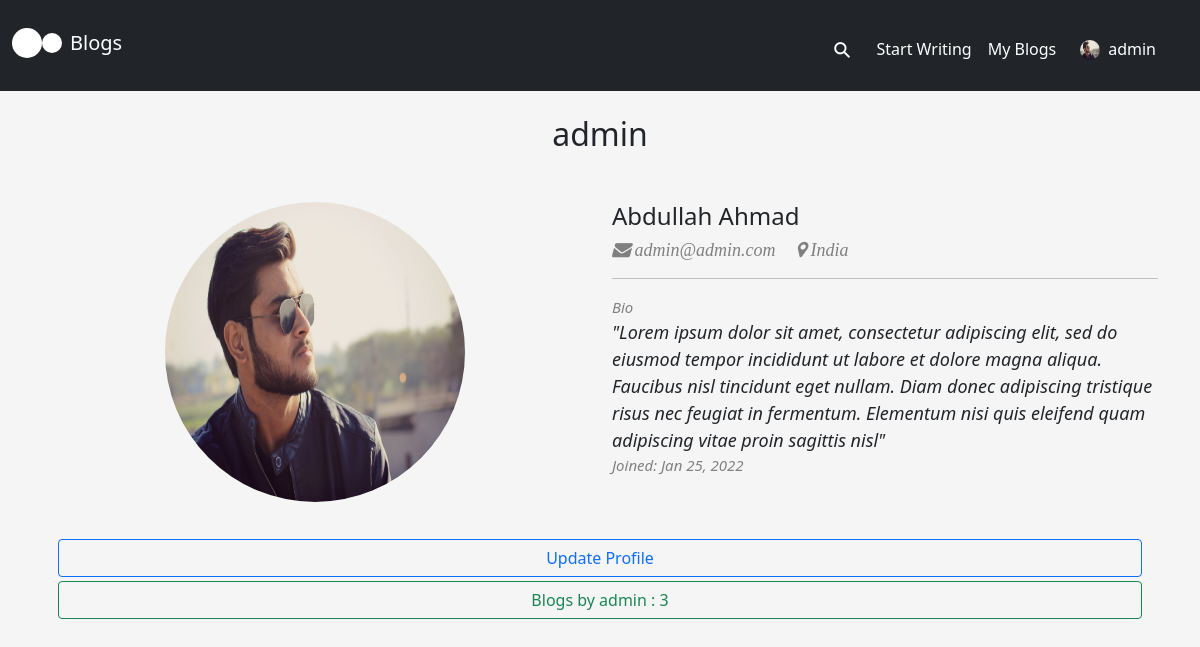
/author/admin/ (signed in), run on the app's committed database.
### blog_app/models.py (models this page shows, shortened)
class Profile(models.Model):
    user = models.OneToOneField(User, on_delete=models.CASCADE)
    full_name = models.CharField(max_length=100, blank=True, null=True)
    email = models.EmailField(max_length=254, blank=True, null=True)
    location = models.CharField(max_length=100, blank=True, null=True)
    bio = models.TextField(blank=True, null=True)
    profile_pic = models.ImageField(upload_to='profile_pics',  blank=True, null=True)
    blogs = models.ManyToManyField(Blog, blank=True)
    date_joined = models.DateTimeField(auto_now_add=True, blank=True, null=True)

### blog_app/views.py (the view)
# urls.py: path('author/<str:pk>/', views.Author.as_view(), name='author'),
class Author(LoginRequiredMixin, View):
    def get(self, request, *args, **kwargs):
        is_authorized = False
        user = User.objects.get(username=kwargs['pk'])
        if str(user.username) == str(request.user):
            is_authorized = True
        profile = Profile.objects.get(user=user)
        posts = Blog.objects.filter(author=user)
        posts_count = posts.count()
        context = {
            'profile': profile,
            'posts_count': posts_count,
            'user': user,
            'is_authorized': is_authorized
        }
        return render(request, 'blog_app/author.html', context)

### blog_app/templates/blog_app/author.html (shortened to what this page needs)
{% extends 'blog_app/base.html' %}
{% load static %}
{% block content %}
    <div class="col-md-12">
        <div class="text-center">
            <h2>{{ user.username }}</h2>
        </div>
        <div class="row mt-5">
            <div class="col text-center">
                <img src="{{ profile.profile_pic.url }}" width="300px" height="300px" style="border-radius: 50%;" />
            </div>
            <div class="col">
                <h4>{{ profile.full_name }}</h4>
                <i class="fa fa-envelope" style="font-size:18px; color: grey; font-style: italic;"> {{ profile.email }}</i>
                <i class="fa fa-map-marker mx-3" style="font-size:18px; color: grey; font-style: italic;"> {{ profile.location }}</i>
                <hr>
        {% if user.profile.location is not None or profile.bio is not None %}
            <i style="font-size:15px; color: grey">Bio</i>
            <br>
            <i style="font-size:18px;">"{{ profile.bio }}"</br>
            <p class="published-date">Joined: {{ profile.date_joined|date:"M d, Y" }}</>
        </div>
        {% endif %}
        </div>
        <div class="p-3">
            {% if is_authorized %}
            <form action="{% url 'update_profile' profile.id %}">
                <div class="d-grid gap-2">
                    <button class="btn btn-outline-primary">Update Profile</button>
                </div>
            </form>
            {% endif %}
            <form action="{% url 'author_posts' user.username %}">
            <div class="d-grid gap-2 mt-1">
                <button class="btn btn-outline-success">Blogs by {{ user.username }} : {{ posts_count }}</button>
            </div>
            </form>
        </div>
    </div>
{% endblock %}

### blog_app/templates/blog_app/base.html (shortened to what this page needs)
{% load static %}
<!DOCTYPE html>
<html lang="en">
<head>
    <link href="https://cdn.jsdelivr.net/npm/bootstrap@5.0.0-beta3/dist/css/bootstrap.min.css" rel="stylesheet">
    <link rel="stylesheet" href="https://cdnjs.cloudflare.com/ajax/libs/font-awesome/4.7.0/css/font-awesome.min.css">
    <link rel="stylesheet" href="{% static 'css/accounts.css' %}">
    <link rel="stylesheet" href="{% static 'css/blog_app.css' %}">
</head>
<nav class="navbar navbar-expand-lg bg-dark">
    <div class="container-fluid">
      <a href="{% url 'blogs' %}">
        <span class="big-dot"></span>
      </a>
      <a href="{% url 'blogs' %}">
        <span class="small-dot"></span>
      </a>
         <h4 class="p-2"><a class="navbar-brand text-white" href="{% url 'blogs' %}">Blogs</a></h4>
      <div class="collapse justify-content-end navbar-collapse" id="navbarNavAltMarkup">
        <div class="navbar-nav p-2">
          {% if user.is_authenticated %}
          <div class="search-container">
            <form action="{% url 'search_blogs' %}" method="POST" class=" mt-1">
              <label class="button searchbutton" for="searchright"><span class="mglass">&#9906;</span></label>
            </form>
          </div>
          <h6><a class="nav-link text-white mt-3" href="{% url 'write_blog' %}">Start Writing</a></h6>
          <h6><a class="nav-link text-white mt-3" href="{% url 'my_blogs' %}">My Blogs</a></h6>
          <div class="dropdown dropstart">
            <a class="text-white mt-4 mx-3" type="button" id="dropdownMenuButton1" data-bs-toggle="dropdown" aria-expanded="false">
              <div class='profile_icon'>
                <img src="{{ user.profile.profile_pic.url }}" width="20px" height="20px" style="border-radius: 50%;"/>
                <h6 class="px-2">{{ user.username }}</h6>
              </div>
            </a>
          </div>
          {% else %}
          <h6><a class="nav-link text-white mt-3" href="{% url 'login' %}">Log in</a></h6>
          <h6><a class="nav-link text-white mt-3" href="{% url 'signup' %}">Sign up</a></h6>
          {% endif %}
        </div>
      </div>
    </div>
</nav>
<br>
<body>
  <div class="container">
    <div class="row">
      {% block content %}
      {% endblock %}
    </div>
  </div>
</body>
</html>

### accounts/static/css/accounts.css (style rules this page uses)
.d-grid { margin-top: 2%; }
a { text-decoration: none; }
body { background-color: whitesmoke; }

### blog_app/static/css/blog_app.css (style rules this page uses)
.profile_icon { display: flex; }
.published-date { color: grey; font-style: italic; font-size: 15px; }
.big-dot { height: 30px; width: 30px; background-color: #fff; border-radius: 50%; display: inline-block; }
.small-dot { height: 20px; width: 20px; background-color: #fff; border-radius: 50%; display: inline-block; }
.button { display: inline-block; margin: 4px 2px; font-size: 14px; padding-left: 32px; padding-right: 32px; height: 50px; line-height: 50px; text-align: center; color: white; text-decoration: none; cursor: pointer; -moz-user-select: none; -khtml-user-select: none; -webkit-user-select: none; -ms-user-select: none; user-select: none; }
.search-container { position: relative; display: inline-block; margin: 4px 2px; height: 50px; width: 50px; vertical-align: bottom; }
.mglass { display: inline-block; pointer-events: none; -webkit-transform: rotate(-45deg); -moz-transform: rotate(-45deg); -o-transform: rotate(-45deg); -ms-transform: rotate(-45deg); }
.searchbutton { position: absolute; font-size: 22px; width: 100%; margin: 0; padding: 0; }

### data on the page
Profile: profile_pic (picture), full_name "Abdullah Ahmad", email "admin@admin.com", location "India", bio "Lorem ipsum dolor sit amet, consectetur adipiscing elit, sed do eiusmod tempor incididunt ut labore et dolore magna aliqua. Faucibus nisl tincidunt eget nullam. Diam donec adipiscing tristique risus nec feugiat in fermentum. Elementum nisi quis eleifend quam adipiscing vitae proin sagittis nisl", date_joined "Jan 25, 2022"

### other printed values
{{ user.username }} "admin"
{{ posts_count }} "3"
